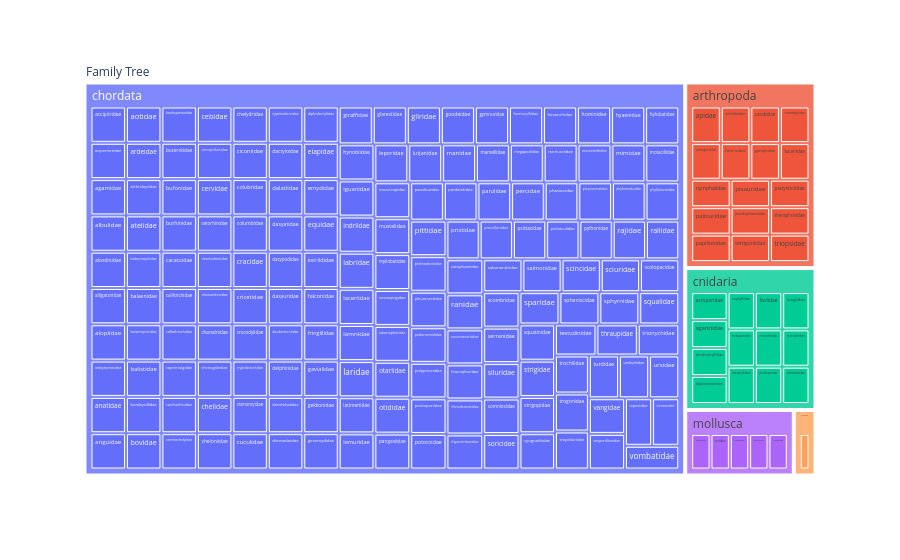

The notebook cell this image was saved under:
### Markdown cell above
<span style="color:#FF007F"> 3.6. Family Tree of our Metadata </span>

### Code cell
df_clean = df[['phylum', 'family']].dropna().drop_duplicates()

# Criar estrutura hierárquica
df_clean['root'] = 'Family Tree'  # raiz da árvore

# Construir a árvore com Plotly Treemap
fig = px.treemap(df_clean,
                 path=['root', 'phylum', 'family'],
                )

fig.show()

### Figure 1 — Plotly figure (JSON) as saved in the notebook; plotly's stock layout.template omitted (floating-point values rounded to 4 significant figures; data arrays with more than 128 entries replaced by an {"elided": "..."} marker saying what was removed)
{"data": [{"branchvalues": "total", "domain": {"x": [0, 1], "y": [0, 1]}, "hovertemplate": "labels=%{label}<br>count=%{value}<br>parent=%{parent}<br>id=%{id}<extra></extra>", "ids": {"elided": "208 str values"}, "labels": {"elided": "208 str values"}, "name": "", "parents": {"elided": "208 str values"}, "type": "treemap", "values": {"elided": "208 int values"}}], "layout": {"legend": {"tracegroupgap": 0}, "margin": {"t": 60}}}
